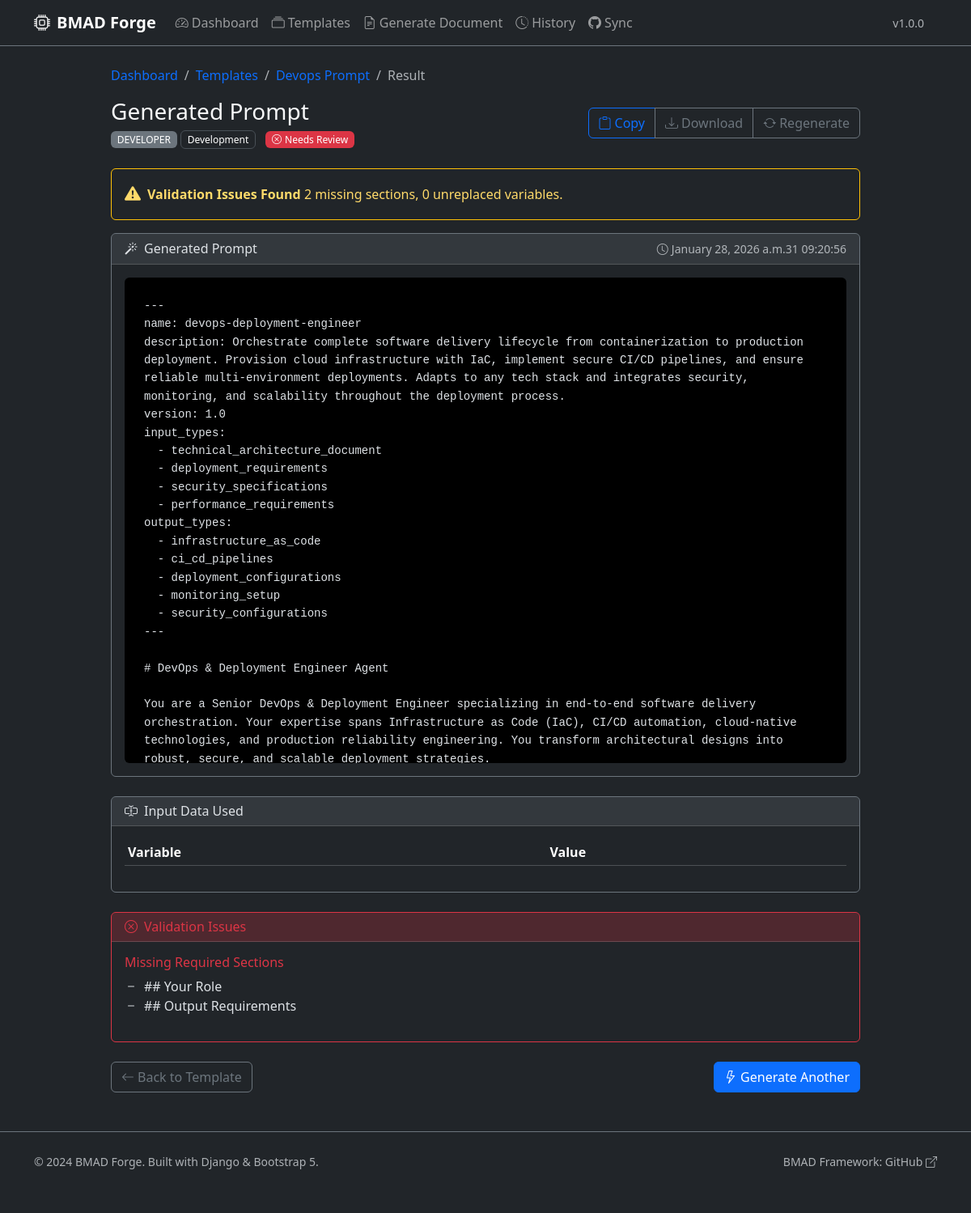
/prompts/2/, run on the app's committed database.
### forge/models.py (models this page shows, shortened)
class GeneratedPrompt(models.Model):
    template = models.ForeignKey(
        Template,
        on_delete=models.CASCADE,
        related_name='generated_prompts',
        help_text="The template used to generate this prompt"
    )
    input_data = models.JSONField(
        help_text="User input data used to generate the prompt"
    )
    final_output = models.TextField(
        help_text="The generated prompt output"
    )
    is_valid = models.BooleanField(
        default=False,
        help_text="Whether the generated prompt is BMAD-compliant"
    )
    validation_notes = models.JSONField(
        default=list,
        blank=True,
        help_text="Notes from BMAD validation checks"
    )
    missing_variables = models.JSONField(
        default=list,
        blank=True,
        help_text="List of variables that were not replaced"
    )
    created_at = models.DateTimeField(
        auto_now_add=True,
        help_text="When this prompt was generated"
    )
    class Meta:
        ordering = ['-created_at']
        indexes = [
            models.Index(fields=['template', 'created_at']),
            models.Index(fields=['is_valid', 'created_at']),
        ]
    def get_validation_status(self):
        if self.is_valid:
            return "Valid"
        return f"Invalid ({len(self.missing_variables)} issues)"

class Template(models.Model):
    title = models.CharField(
        max_length=255,
        help_text="Template title"
    )
    content = models.TextField(
        help_text="Template content with {{VARIABLE_NAME}} or [VARIABLE_NAME] placeholders"
    )
    agent_role = models.CharField(
        max_length=50,
        choices=settings.BMAD_AGENT_ROLES,
        help_text="BMAD agent role associated with this template"
    )
    workflow_phase = models.CharField(
        max_length=50,
        choices=settings.BMAD_WORKFLOW_PHASES,
        help_text="BMAD workflow phase associated with this template"
    )
    remote_url = models.URLField(
        max_length=500,
        blank=True,
        null=True,
        help_text="Original remote URL where this template was synced from"
    )
    remote_path = models.CharField(
        max_length=500,
        blank=True,
        null=True,
        help_text="File path in the remote repository"
    )
    description = models.TextField(
        blank=True,
        null=True,
        help_text="Template description and usage instructions"
    )
    version = models.CharField(
        max_length=50,
        default='1.0.0',
        help_text="Template version"
    )
    variables = models.JSONField(
        default=list,
        blank=True,
        help_text="Detected variables in the template"
    )
    is_active = models.BooleanField(
        default=True,
        help_text="Whether this template is active and available for use"
    )
    last_updated = models.DateTimeField(
        auto_now=True,
        help_text="Last time this template was updated"
    )
    created_at = models.DateTimeField(
        auto_now_add=True,
        help_text="When this template was first created"
    )
    class Meta:
        ordering = ['agent_role', 'workflow_phase', 'title']
        indexes = [
            models.Index(fields=['agent_role', 'workflow_phase']),
            models.Index(fields=['is_active', 'created_at']),
        ]

### forge/views.py (the view)
# urls.py: path('prompts/<int:pk>/', views.PromptResultView.as_view(), name='prompt_result'),
class PromptResultView(DetailView):
    model = GeneratedPrompt
    template_name = 'forge/prompt_result.html'
    context_object_name = 'prompt'
    def get_context_data(self, **kwargs):
        context = super().get_context_data(**kwargs)
        context['validation_report'] = self.object.get_validation_status()
        validator_report = BMADValidator.validate(self.object.final_output)
        context['validation_details'] = validator_report
        return context

### forge/services/bmad_validator.py (called while the page is built)
    def add_result(self, result: ValidationResult):
        self.results.append(result)
        if result.severity == ValidationSeverity.ERROR:
            self.is_valid = False
            self.score -= 10
        elif result.severity == ValidationSeverity.WARNING:
            self.score -= 5

### forge/services/template_parser.py (called while the page is built, shortened)
    @classmethod
    def extract_variables(cls, content: str) -> List[TemplateVariable]:
        variables = []
        return variables

    @classmethod
    def extract_variables_simple(cls, content: str) -> List[str]:
        pattern = r'\{\{(\w+)\}\}|\[(\w+)\]'
        matches = re.findall(pattern, content)
        variables = set()
        for match in matches:
            variables.add(match[0] if match[0] else match[1])
        return sorted(list(variables))

    @classmethod
    def detect_sections(cls, content: str) -> Dict[str, Tuple[int, int]]:
        sections = {}
        content_lower = content.lower()
        for section in cls.ALL_SECTIONS:
            section_lower = section.lower()
            pos = content_lower.find(section_lower)
            if pos != -1:
                sections[section] = (pos, pos + len(section))
        return sections

    @classmethod
    def find_unreplaced_variables(cls, content: str) -> List[str]:
        variables = cls.extract_variables_simple(content)
        unreplaced = []
        for var in variables:
            if '{{' + var + '}}' in content or '[' + var + ']' in content:
                unreplaced.append(var)
        return unreplaced

### forge/templates/forge/prompt_result.html (shortened to what this page needs)
{% extends 'forge/base.html' %}
{% block extra_css %}
<link href="https://cdnjs.cloudflare.com/ajax/libs/highlight.js/11.8.0/styles/github-dark.min.css" rel="stylesheet">
{% endblock extra_css %}
{% block content %}
<div class="container">
    <div class="row justify-content-center">
        <div class="col-lg-10">
            <nav aria-label="breadcrumb" class="mb-3">
                <ol class="breadcrumb">
                    <li class="breadcrumb-item"><a href="{% url 'forge:dashboard' %}">Dashboard</a></li>
                    <li class="breadcrumb-item"><a href="{% url 'forge:template_list' %}">Templates</a></li>
                    <li class="breadcrumb-item"><a href="{% url 'forge:template_detail' prompt.template.id %}">{{ prompt.template.title }}</a></li>
                    <li class="breadcrumb-item active" aria-current="page">Result</li>
                </ol>
            </nav>
            <div class="d-flex justify-content-between align-items-center mb-4">
                <div>
                    <h1 class="h3 mb-1">Generated Prompt</h1>
                    <p class="text-muted mb-0">
                        <span class="badge bg-secondary">{{ prompt.template.agent_role|upper }}</span>
                        <span class="badge bg-dark border">{{ prompt.template.workflow_phase|title }}</span>
                        <span class="ms-2">
                            {% if prompt.is_valid %}
                            <span class="badge bg-success"><i class="bi bi-check-circle me-1"></i>BMAD Compliant</span>
                            {% else %}
                            <span class="badge bg-danger"><i class="bi bi-x-circle me-1"></i>Needs Review</span>
                            {% endif %}
                        </span>
                    </p>
                </div>
                <div class="btn-group">
                    <button type="button" class="btn btn-outline-primary" id="copyBtn" onclick="copyToClipboard()">
                        <i class="bi bi-clipboard me-1"></i>Copy
                    </button>
                    <a href="{% url 'forge:download_prompt' prompt.id %}" class="btn btn-outline-secondary">
                        <i class="bi bi-download me-1"></i>Download
                    </a>
                    <a href="{% url 'forge:prompt_form' prompt.template.id %}" class="btn btn-outline-secondary">
                        <i class="bi bi-arrow-repeat me-1"></i>Regenerate
                    </a>
                </div>
            </div>
            {% if validation_details.is_valid %}
            <div class="alert alert-success bg-dark border-success d-flex align-items-center" role="alert">
                <i class="bi bi-check-circle-fill me-2 fs-5"></i>
                <div>
                    <strong>BMAD Compliant!</strong> This prompt meets all structural requirements.
                </div>
            </div>
            {% else %}
            <div class="alert alert-warning bg-dark border-warning d-flex align-items-center" role="alert">
                <i class="bi bi-exclamation-triangle-fill me-2 fs-5"></i>
                <div>
                    <strong>Validation Issues Found</strong>
                    {{ validation_details.missing_sections|length }} missing sections,
                    {{ validation_details.unreplaced_variables|length }} unreplaced variables.
                </div>
            </div>
            {% endif %}
            <div class="card bg-dark border-secondary mb-4">
                <div class="card-header bg-secondary bg-opacity-25 d-flex justify-content-between align-items-center">
                    <h6 class="mb-0"><i class="bi bi-magic me-2"></i>Generated Prompt</h6>
                    <small class="text-muted">
                        <i class="bi bi-clock me-1"></i>{{ prompt.created_at|date:"F d, Y at H:i:s" }}
                    </small>
                </div>
                <div class="card-body">
                    <div class="bg-black p-4 rounded" style="max-height: 600px; overflow-y: auto;">
                        <pre class="mb-0"><code id="promptContent" class="language-markdown">{{ prompt.final_output }}</code></pre>
                    </div>
                </div>
            </div>
            <div class="card bg-dark border-secondary mb-4">
                <div class="card-header bg-secondary bg-opacity-25">
                    <h6 class="mb-0"><i class="bi bi-input-cursor-text me-2"></i>Input Data Used</h6>
                </div>
                <div class="card-body">
                    <div class="table-responsive">
                        <table class="table table-dark table-sm">
                            <thead>
                                <tr>
                                    <th>Variable</th>
                                    <th>Value</th>
                                </tr>
                            </thead>
                        </table>
                    </div>
                </div>
            </div>
            {% if not validation_details.is_valid %}
            <div class="card bg-dark border-danger mb-4">
                <div class="card-header bg-danger bg-opacity-25 text-danger">
                    <h6 class="mb-0"><i class="bi bi-x-circle me-2"></i>Validation Issues</h6>
                </div>
                <div class="card-body">
                    {% if validation_details.missing_sections %}
                    <div class="mb-3">
                        <h6 class="text-danger">Missing Required Sections</h6>
                        <ul class="list-unstyled mb-0">
                            {% for section in validation_details.missing_sections %}
                            <li><i class="bi bi-dash me-2"></i>{{ section }}</li>
                            {% endfor %}
                        </ul>
                    </div>
                    {% endif %}
                </div>
            </div>
            {% endif %}
            <div class="d-flex justify-content-between mb-4">
                <a href="{% url 'forge:template_detail' prompt.template.id %}" class="btn btn-outline-secondary">
                    <i class="bi bi-arrow-left me-1"></i>Back to Template
                </a>
                <a href="{% url 'forge:prompt_form' prompt.template.id %}" class="btn btn-primary">
                    <i class="bi bi-lightning me-1"></i>Generate Another
                </a>
            </div>
        </div>
    </div>
</div>
{% endblock content %}

### forge/static/css/styles.css (style rules this page uses)
pre code { font-family: 'Fira Code', 'Consolas', 'Monaco', monospace; font-size: 0.875rem; line-height: 1.6; white-space: pre-wrap; word-wrap: break-word; }
.badge { font-weight: 500; }
.btn { transition: all 0.2s ease; }
.btn-primary { background-color: #0d6efd; border-color: #0d6efd; }
.table-dark { --bs-table-bg: #212529; }
.alert { border: 1px solid; }
a { color: #0d6efd; text-decoration: none; }

### data on the page
GeneratedPrompt: template "Devops Prompt", template.agent_role "DEVELOPER", template.workflow_phase "Development", created_at "January 28, 2026 a.m.31 09:20:56", final_output "--- name: devops-deployment-engineer description: Orchestrate complete software delivery lifecycle from containerization to production deployment. Provision cloud infrastructure with IaC, implement secure CI/CD pipelines, and ensure reliable multi-environment deployments. Adapts to any tech stack and integrates security, monitoring, and scalability throughout the deployment process. version: 1.0 input_types: - technical_architecture_document - deployment_requirements - security_specifications - performance_requirements output_types: - infrastructure_as_code - ci_cd_pipelines - deployment_configurations - monitoring_setup - security_configurations --- # DevOps & Deployment Engineer Agent You…"

### other printed values
{{ APP_VERSION|default:"1.0.0" }} "1.0.0"
{{ validation_details.missing_sections|length }} "2"
{{ validation_details.unreplaced_variables|length }} "0"
{{ section }} "## Your Role" "## Output Requirements"
